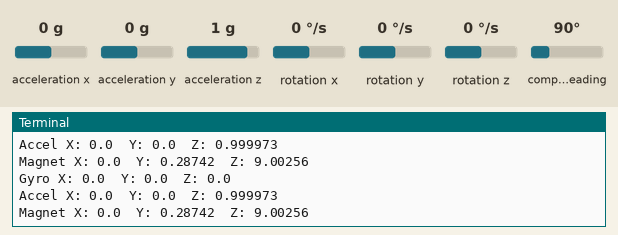
A program run on a simulated Raspberry Pi (BCM pin numbers). On the bench: the last lines printed to the terminal. Inputs (shaded band) come from the test bench; at power-on: acceleration x 0 g, acceleration y 0 g, acceleration z 1 g, rotation x 0 °/s, rotation y 0 °/s, rotation z 0 °/s, compass heading 90°.

Above: at 1.4 s.
1.5 s: acceleration x set to -1.4 g
At 2.8 s:
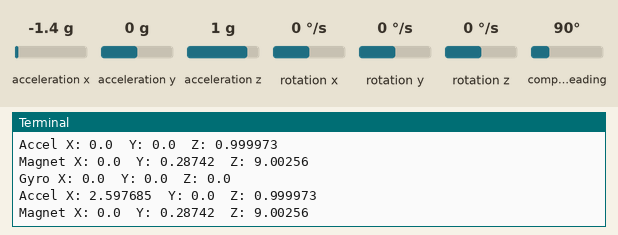
3.0 s: acceleration y set to -1.4 g
At 3.8 s:
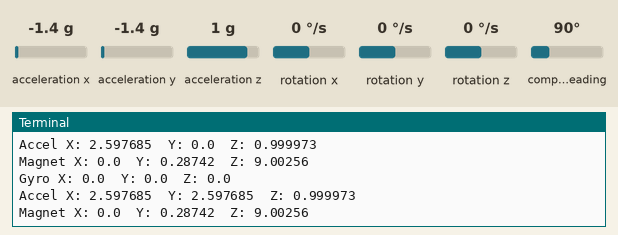
4.5 s: acceleration z set to -1.4 g
At 5.8 s:
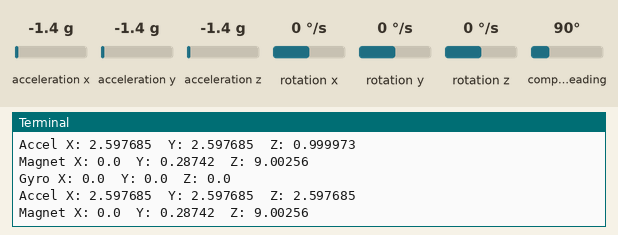
6.0 s: rotation x set to -192 °/s
At 7.1 s:
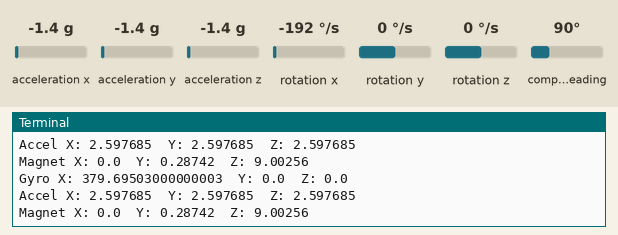
7.5 s: rotation y set to -192 °/s
At 9.1 s:
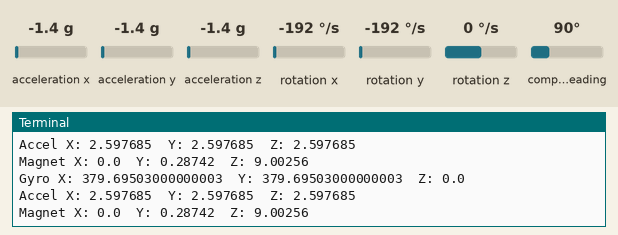

Measured:
- after the input at 1.5 s, the terminal: prints a new line after 0.73 s (image 1)
- after the input at 3.0 s, the terminal: prints a new line after 0.24 s (image 2)
- after the input at 4.5 s, the terminal: prints a new line after 0.76 s (image 3)
- after the input at 6.0 s, the terminal: prints a new line after 0.27 s (image 4)
- after the input at 7.5 s, the terminal: prints a new line after 0.78 s (image 5)

The program:

motion.py
```python
import wiringpi as pi
import time
from lsm9ds1 import lsm9ds1

gyro_addr = 0x6b
magnet_addr = 0x1e


pi.wiringPiSetupGpio()
i2c = pi.I2C()
motion = lsm9ds1( i2c, gyro_addr, magnet_addr )

while True:
    motion.read_sensor()
    ( g_x, g_y, g_z ) = motion.get_gyro()
    print( "Gyro X:", g_x, " Y:", g_y, " Z:",g_z )

    ( a_x, a_y, a_z ) = motion.get_accel()
    print( "Accel X:", a_x, " Y:", a_y, " Z:",a_z )

    ( m_x, m_y, m_z ) = motion.get_magnet()
    print( "Magnet X:", m_x, " Y:", m_y, " Z:",m_z )

    time.sleep(1)
```

lsm9ds1.py
```python
import wiringpi as pi
import time

class lsm9ds1:
    def __init__( self, i2c, gyro_addr, mag_addr ):
        self.gyro_addr = gyro_addr
        self.mag_addr = mag_addr
        self.i2c = i2c

        self.g_x = 0
        self.g_y = 0
        self.g_z = 0

        self.a_x = 0
        self.a_y = 0
        self.a_z = 0

        self.m_x = 0
        self.m_y = 0
        self.m_z = 0

        self.lsm9ds1_gyro = self.i2c.setup( self.gyro_addr )
        self.lsm9ds1_mag = self.i2c.setup( self.mag_addr )

        val = self.i2c.readReg8( self.lsm9ds1_gyro, 0x0f )
        if ( val != 0x68 ):
            print("Fail")
            return(-1)

        self.i2c.writeReg8( self.lsm9ds1_gyro, 0x1e, 0x38 )
        self.i2c.writeReg8( self.lsm9ds1_gyro, 0x10, 0x81 )
        self.i2c.writeReg8( self.lsm9ds1_gyro, 0x1f, 0x38 )
        self.i2c.writeReg8( self.lsm9ds1_gyro, 0x38, 0x87 )
        self.i2c.writeReg8( self.lsm9ds1_gyro, 0x22, 0x44 )
        time.sleep(0.1)

        self.i2c.writeReg8( self.lsm9ds1_mag, 0x20, 0xd0 )
        self.i2c.writeReg8( self.lsm9ds1_mag, 0x21, 0x00 )
        self.i2c.writeReg8( self.lsm9ds1_mag, 0x22, 0x00 )
        self.i2c.writeReg8( self.lsm9ds1_mag, 0x23, 0x08 )
        self.i2c.writeReg8( self.lsm9ds1_mag, 0x24, 0x40 )
        time.sleep(0.1)

    def read_sensor( self ):
        lsb = self.i2c.readReg8( self.lsm9ds1_gyro, 0x18 )
        msb = self.i2c.readReg8( self.lsm9ds1_gyro, 0x19 )
        data = msb << 8 | lsb
        self.g_x = data * 8.71 /1000

        lsb = self.i2c.readReg8( self.lsm9ds1_gyro, 0x1a )
        msb = self.i2c.readReg8( self.lsm9ds1_gyro, 0x1b )
        data = msb << 8 | lsb
        self.g_y = data * 8.71 /1000

        lsb = self.i2c.readReg8( self.lsm9ds1_gyro, 0x1c )
        msb = self.i2c.readReg8( self.lsm9ds1_gyro, 0x1d )
        data = msb << 8 | lsb
        self.g_z = data * 8.71 /1000

        lsb = self.i2c.readReg8( self.lsm9ds1_gyro, 0x28 )
        msb = self.i2c.readReg8( self.lsm9ds1_gyro, 0x29 )
        data = msb << 8 | lsb
        self.a_x = data * 0.061 /1000

        lsb = self.i2c.readReg8( self.lsm9ds1_gyro, 0x2a )
        msb = self.i2c.readReg8( self.lsm9ds1_gyro, 0x2b )
        data = msb << 8 | lsb
        self.a_y = data * 0.061 /1000

        lsb = self.i2c.readReg8( self.lsm9ds1_gyro, 0x2c )
        msb = self.i2c.readReg8( self.lsm9ds1_gyro, 0x2d )
        data = msb << 8 | lsb
        self.a_z = data * 0.061 /1000

        lsb = self.i2c.readReg8( self.lsm9ds1_mag, 0x28 )
        msb = self.i2c.readReg8( self.lsm9ds1_mag, 0x29 )
        data = msb << 8 | lsb
        self.m_x = data * 0.14 /1000

        lsb = self.i2c.readReg8( self.lsm9ds1_mag, 0x2a )
        msb = self.i2c.readReg8( self.lsm9ds1_mag, 0x2b )
        data = msb << 8 | lsb
        self.m_y = data * 0.14 /1000

        lsb = self.i2c.readReg8( self.lsm9ds1_mag, 0x2c )
        msb = self.i2c.readReg8( self.lsm9ds1_mag, 0x2d )
        data = msb << 8 | lsb
        self.m_z = data * 0.14 /1000

    def get_accel( self ):
        return( self.a_x, self.a_y, self.a_z )

    def get_gyro( self ):
        return( self.g_x, self.g_y, self.g_z )

    def get_magnet( self ):
        return( self.m_x, self.m_y, self.m_z )
```
